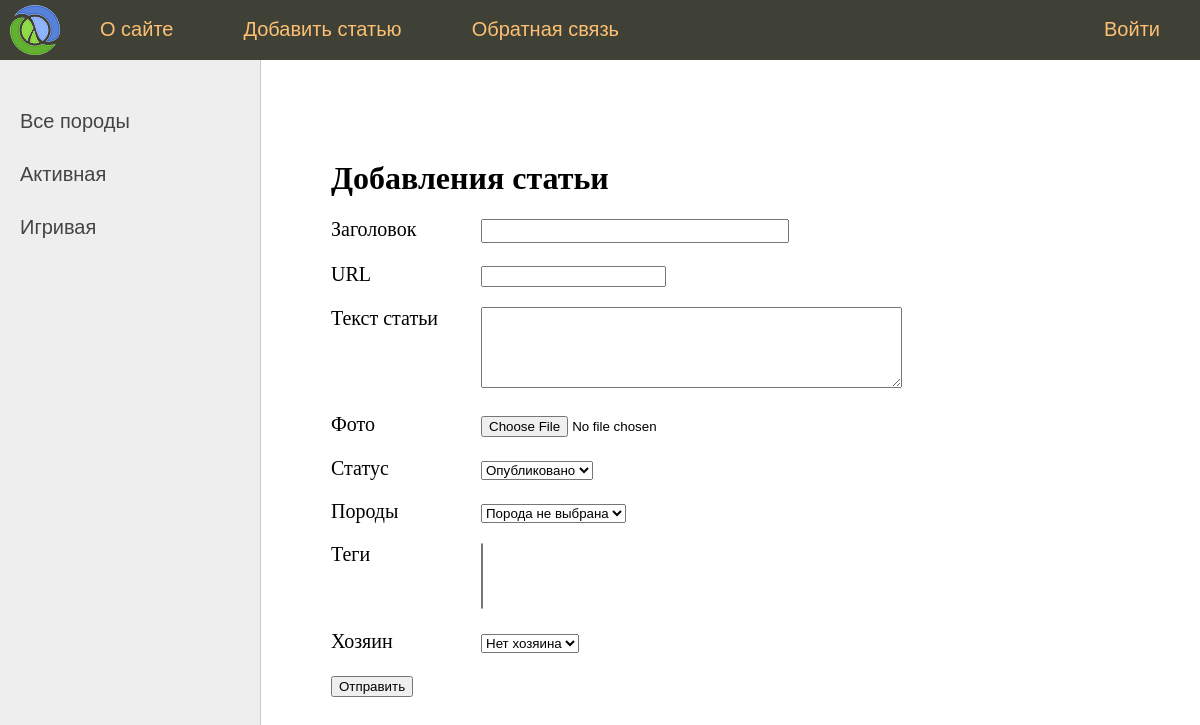
Before: /addpage/ with the older database file.
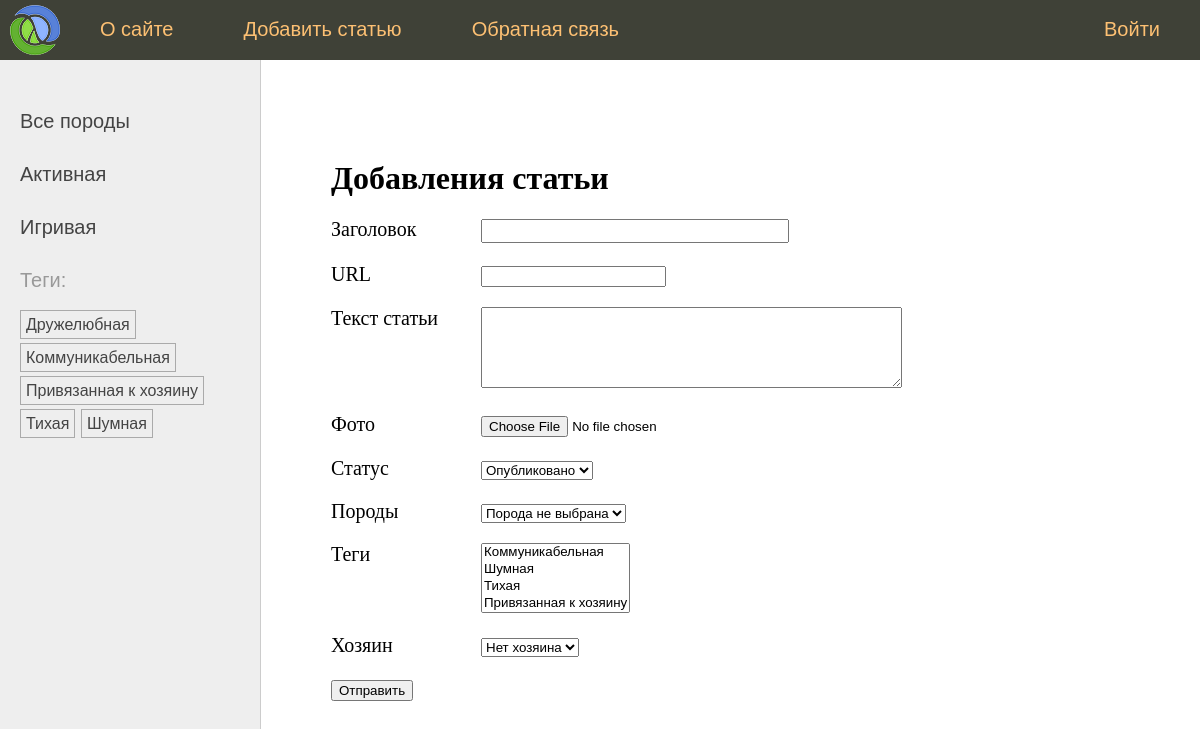
After: the same page with the newer database file.
### cats/models.py (models this page shows)
class Species(models.Model):
    name = models.CharField(
        max_length=100,
        db_index=True,
        verbose_name="Породы"
        )
    slug = models.SlugField(
        max_length=255,
        unique=True,
        db_index=True
        )
    class Meta:
        verbose_name = "Порода"
        verbose_name_plural = "Породы"
    def __str__(self):
        return self.name
    def get_absolute_url(self):
        return reverse("species", kwargs={"spec_slug": self.slug})

class TagPost(models.Model):
    tag = models.CharField(
        max_length=100,
        db_index=True
        )
    slug = models.SlugField(
        max_length=255,
        unique=True
        )
    def __str__(self):
        return self.tag
    def get_absolute_url(self):
        return reverse("tag", kwargs={"tag_slug": self.slug})

### cats/views.py (the view)
# urls.py: path('addpage/', views.add_page, name='add_page'),
def add_page(request):
    if request.method == "POST":
        form = AddPostForm(request.POST, request.FILES)
        if form.is_valid():
            try:
                form.save()
                return redirect("home")
            except Exception as e:
                print(e)
    else:
        form = AddPostForm()
    data = {
       "menu": menu,
       "title": "Добавления статьи",
       "form": form,
       }
    return render(request, "cats/addpage.html", data)

### cats/forms.py (shortened to what this page needs)
class AddPostForm(forms.ModelForm):
    spec = forms.ModelChoiceField(
        queryset=Species.objects.all(),
        empty_label="Порода не выбрана",
        label="Породы"
        )
    owner = forms.ModelChoiceField(
        queryset=Owner.objects.all(),
        required=False,
        empty_label="Нет хозяина",
        label="Хозяин"
        )
    class Meta:
        model = Cat
        fields = [
            "title",
            "slug",
            "content",
            "photo",
            "is_published",
            "spec",
            "tags",
            "owner",
            ]
        widgets = {
            "title": forms.TextInput(attrs={"class": "form-input"}),
            "content": forms.Textarea(attrs={"cols": 50, "rows": 5}),
        }
        labels = {"slug": "URL"}

### cats/templatetags/cat_tags.py (called while the page is built)
@register.inclusion_tag("cats/list_categories.html")  # путь к templates/apps/template.html
def show_categories(spec_selected=0):
    specs = Species.objects.annotate(total=Count("posts")).filter(total__gt=0)
    return {"specs": specs, "spec_selected": spec_selected}

### cats/templates/cats/addpage.html (shortened to what this page needs)
{% extends 'base.html' %}
{% block content %}
<h1>{{title}}</h1>
<form action="" method="post", enctype="multipart/form-data">
    {% for f in form %}
    <p><label class="form-label" for="{{ f.id_for_label }}">{{ f.label }}</label>{{ f }}</p>
    {% endfor %}
    <p><button type="submit">Отправить</button></p>
</form>
{% endblock %}

### cats/templates/cats/list_categories.html
{% for spec in specs%}
    {% if spec.pk == spec_selected %}
        <li class="selected">{{ spec.name }}</li>
    {% else %}
        <li><a href="{{ spec.get_absolute_url }}">{{ spec.name }}</a></li>
    {% endif %}
{% endfor %}

### cats/templates/cats/list_tags.html
{% if tags %}
    <p>Теги:</p>
    <ul class="tags-list">
        {% for t in tags %}
            <li><a href="{{t.get_absolute_url}}">{{t.tag}}</a></li>
        {% endfor %}
    </ul>
{% endif %}

Changed rows visible on the page:
added TagPost: tag "Дружелюбная"
added TagPost: tag "Коммуникабельная"
added TagPost: tag "Привязанная к хозяину"
added TagPost: tag "Тихая"
added TagPost: tag "Шумная"
Other visible differences:
form field tags: (not shown) → "Коммуникабельная / Шумная / Тихая / Привязанная к хозяину"
text now shown: "Теги:"
